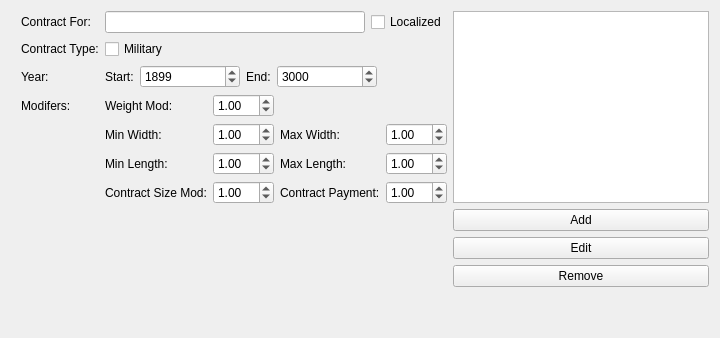
     <widget class="QWidget" name="tab_2">
      <attribute name="title">
       <string>Chassis Contracts</string>
      </attribute>
      <layout class="QHBoxLayout" name="horizontalLayout_8">
       <item>
        <layout class="QHBoxLayout" name="horizontalLayout_17">
         <item>
          <layout class="QFormLayout" name="formLayout_5">
           <property name="fieldGrowthPolicy">
            <enum>QFormLayout::AllNonFixedFieldsGrow</enum>
           </property>
           <property name="leftMargin">
            <number>10</number>
           </property>
           <item row="0" column="0">
            <widget class="QLabel" name="label_58">
             <property name="text">
              <string>Contract For:</string>
             </property>
            </widget>
           </item>
           <item row="0" column="1">
            <layout class="QHBoxLayout" name="horizontalLayout_18">
             <property name="leftMargin">
              <number>0</number>
             </property>
             <item>
              <widget class="QLineEdit" name="lineEdit_c_ContractFor"/>
             </item>
             <item>
              <widget class="QCheckBox" name="checkBox_c_LocalizeName">
               <property name="text">
                <string>Localized</string>
               </property>
              </widget>
             </item>
            </layout>
           </item>
           <item row="1" column="0">
            <widget class="QLabel" name="label_62">
             <property name="text">
              <string>Contract Type:</string>
             </property>
            </widget>
           </item>
           <item row="1" column="1">
            <widget class="QCheckBox" name="checkBox_c_Military">
             <property name="text">
              <string>Military</string>
             </property>
            </widget>
           </item>
           <item row="2" column="0">
            <widget class="QLabel" name="label_59">
             <property name="text">
              <string>Year:</string>
             </property>
            </widget>
           </item>
           <item row="2" column="1">
            <layout class="QHBoxLayout" name="horizontalLayout_19">
             <item>
              <widget class="QLabel" name="label_60">
               <property name="sizePolicy">
                <sizepolicy hsizetype="Fixed" vsizetype="Preferred">
                 <horstretch>0</horstretch>
                 <verstretch>0</verstretch>
                </sizepolicy>
               </property>
               <property name="text">
                <string>Start:</string>
               </property>
              </widget>
             </item>
             <item>
              <widget class="QSpinBox" name="spinBox_c_StartYear">
               <property name="sizePolicy">
                <sizepolicy hsizetype="Fixed" vsizetype="Fixed">
                 <horstretch>0</horstretch>
                 <verstretch>0</verstretch>
                </sizepolicy>
               </property>
               <property name="minimumSize">
                <size>
                 <width>100</width>
                 <height>0</height>
                </size>
               </property>
               <property name="minimum">
                <number>1800</number>
               </property>
               <property name="maximum">
                <number>9999</number>
               </property>
               <property name="value">
                <number>1899</number>
               </property>
              </widget>
             </item>
             <item>
              <widget class="QLabel" name="label_61">
               <property name="sizePolicy">
                <sizepolicy hsizetype="Fixed" vsizetype="Preferred">
                 <horstretch>0</horstretch>
                 <verstretch>0</verstretch>
                </sizepolicy>
               </property>
               <property name="text">
                <string>End:</string>
               </property>
              </widget>
             </item>
             <item>
              <widget class="QSpinBox" name="spinBox_c_EndYear">
               <property name="sizePolicy">
                <sizepolicy hsizetype="Fixed" vsizetype="Fixed">
                 <horstretch>0</horstretch>
                 <verstretch>0</verstretch>
                </sizepolicy>
               </property>
               <property name="minimumSize">
                <size>
                 <width>100</width>
                 <height>0</height>
                </size>
               </property>
               <property name="minimum">
                <number>1800</number>
               </property>
               <property name="maximum">
                <number>9999</number>
               </property>
               <property name="value">
                <number>3000</number>
               </property>
              </widget>
             </item>
             <item>
              <spacer name="horizontalSpacer_5">
               <property name="orientation">
                <enum>Qt::Horizontal</enum>
               </property>
               <property name="sizeHint" stdset="0">
                <size>
                 <width>40</width>
                 <height>20</height>
                </size>
               </property>
              </spacer>
             </item>
            </layout>
           </item>
           <item row="3" column="0">
            <widget class="QLabel" name="label_63">
             <property name="text">
              <string>Modifers:</string>
             </property>
            </widget>
           </item>
           <item row="3" column="1">
            <layout class="QGridLayout" name="gridLayout_6">
             <item row="0" column="0">
              <widget class="QLabel" name="label_66">
               <property name="text">
                <string>Weight Mod:</string>
               </property>
              </widget>
             </item>
             <item row="0" column="1">
              <widget class="QDoubleSpinBox" name="spinnerBox_c_WeightMod">
               <property name="minimum">
                <double>-99.000000000000000</double>
               </property>
               <property name="value">
                <double>1.000000000000000</double>
               </property>
              </widget>
             </item>
             <item row="2" column="1">
              <widget class="QDoubleSpinBox" name="spinnerBox_c_minLength">
               <property name="minimum">
                <double>-99.000000000000000</double>
               </property>
               <property name="value">
                <double>1.000000000000000</double>
               </property>
              </widget>
             </item>
             <item row="3" column="0">
              <widget class="QLabel" name="label_72">
               <property name="text">
                <string>Contract Size Mod:</string>
               </property>
              </widget>
             </item>
             <item row="3" column="2">
              <widget class="QLabel" name="label_73">
               <property name="text">
                <string>Contract Payment:</string>
               </property>
              </widget>
             </item>
             <item row="3" column="1">
              <widget class="QDoubleSpinBox" name="spinnerBox_c_contractSize">
               <property name="minimum">
                <double>-99.000000000000000</double>
               </property>
               <property name="value">
                <double>1.000000000000000</double>
               </property>
              </widget>
             </item>
             <item row="1" column="3">
              <widget class="QDoubleSpinBox" name="spinnerBox_c_maxWidth">
               <property name="minimum">
                <double>-99.000000000000000</double>
               </property>
               <property name="value">
                <double>1.000000000000000</double>
               </property>
              </widget>
             </item>
             <item row="2" column="3">
              <widget class="QDoubleSpinBox" name="spinnerBox_c_maxLength">
               <property name="minimum">
                <double>-99.000000000000000</double>
               </property>
               <property name="value">
                <double>1.000000000000000</double>
               </property>
              </widget>
             </item>
             <item row="3" column="3">
              <widget class="QDoubleSpinBox" name="spinnerBox_c_contractPayment">
               <property name="minimum">
                <double>-99.000000000000000</double>
               </property>
               <property name="value">
                <double>1.000000000000000</double>
               </property>
              </widget>
             </item>
             <item row="1" column="1">
              <widget class="QDoubleSpinBox" name="spinnerBox_c_minWidth">
               <property name="minimum">
                <double>-99.000000000000000</double>
               </property>
               <property name="value">
                <double>1.000000000000000</double>
               </property>
              </widget>
             </item>
             <item row="1" column="0">
              <widget class="QLabel" name="label_71">
               <property name="text">
                <string>Min Width:</string>
               </property>
              </widget>
             </item>
             <item row="2" column="0">
              <widget class="QLabel" name="label_67">
               <property name="text">
                <string>Min Length:</string>
               </property>
              </widget>
             </item>
             <item row="1" column="2">
              <widget class="QLabel" name="label_70">
               <property name="text">
                <string>Max Width:</string>
               </property>
              </widget>
             </item>
             <item row="2" column="2">
              <widget class="QLabel" name="label_69">
               <property name="text">
                <string>Max Length:</string>
               </property>
              </widget>
             </item>
            </layout>
           </item>
          </layout>
         </item>
         <item>
          <layout class="QVBoxLayout" name="verticalLayout_16">
           <item>
            <widget class="QListWidget" name="listWidget_c_contracts"/>
           </item>
           <item>
            <widget class="QPushButton" name="pushButton_c_contractsAdd">
             <property name="text">
              <string>Add</string>
             </property>
            </widget>
           </item>
           <item>
            <widget class="QPushButton" name="pushButton_c_contractsEdit">
             <property name="text">
              <string>Edit</string>
             </property>
            </widget>
           </item>
           <item>
            <widget class="QPushButton" name="pushButton_c_contractsRemove">
             <property name="text">
              <string>Remove</string>
             </property>
            </widget>
           </item>
           <item>
            <spacer name="verticalSpacer_10">
             <property name="orientation">
              <enum>Qt::Vertical</enum>
             </property>
             <property name="sizeType">
              <enum>QSizePolicy::Minimum</enum>
             </property>
             <property name="sizeHint" stdset="0">
              <size>
               <width>20</width>
               <height>40</height>
              </size>
             </property>
            </spacer>
           </item>
          </layout>
         </item>
        </layout>
       </item>
      </layout>
     </widget>
